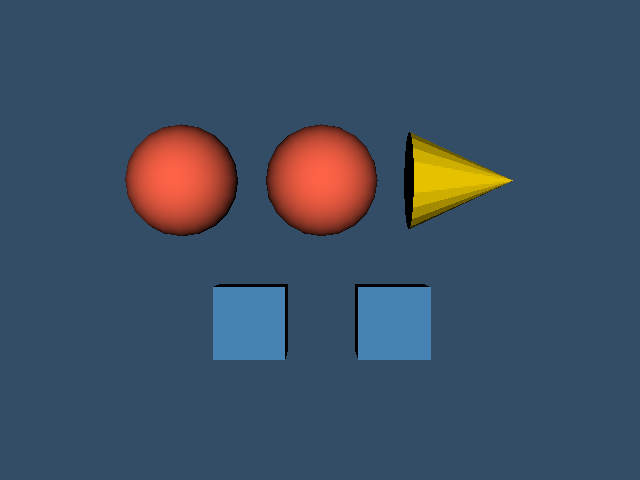

Here is the Python script that generated this plot:
#!/usr/bin/env python

# Demonstrate vtkPartitionedDataSetCollection by grouping multiple
# partitioned datasets into a collection and rendering with per-block coloring.

# Factory overrides: importing these modules registers the OpenGL rendering
# and interaction style implementations for vtkRenderingCore factory classes.
import vtkmodules.vtkInteractionStyle  # noqa: F401
import vtkmodules.vtkRenderingOpenGL2  # noqa: F401
# VTK pipeline classes used in this example
from vtkmodules.vtkCommonDataModel import (
    vtkPartitionedDataSet,
    vtkPartitionedDataSetCollection,
)
from vtkmodules.vtkFiltersSources import (
    vtkConeSource,
    vtkCubeSource,
    vtkSphereSource,
)
from vtkmodules.vtkRenderingCore import (
    vtkActor,
    vtkCompositeDataDisplayAttributes,
    vtkCompositePolyDataMapper,
    vtkRenderWindow,
    vtkRenderWindowInteractor,
    vtkRenderer,
)

# Colors (normalized RGB)
tomato_rgb = (1.0, 0.388, 0.278)
steel_blue_rgb = (0.275, 0.510, 0.706)
gold_rgb = (1.0, 0.843, 0.0)
peach_puff_rgb = (1.0, 0.855, 0.725)
background_rgb = (0.200, 0.302, 0.400)

# Source: generate spheres for the first partitioned dataset
sphere_source_0 = vtkSphereSource()
sphere_source_0.SetCenter(-2.0, 1.0, 0.0)
sphere_source_0.SetRadius(0.8)
sphere_source_0.SetThetaResolution(20)
sphere_source_0.SetPhiResolution(20)
sphere_source_0.Update()

sphere_source_1 = vtkSphereSource()
sphere_source_1.SetCenter(0.0, 1.0, 0.0)
sphere_source_1.SetRadius(0.8)
sphere_source_1.SetThetaResolution(20)
sphere_source_1.SetPhiResolution(20)
sphere_source_1.Update()

# Partitioned dataset 0: two spheres
sphere_partitions = vtkPartitionedDataSet()
sphere_partitions.SetNumberOfPartitions(2)
sphere_partitions.SetPartition(0, sphere_source_0.GetOutput())
sphere_partitions.SetPartition(1, sphere_source_1.GetOutput())

# Source: generate cubes for the second partitioned dataset
cube_source_0 = vtkCubeSource()
cube_source_0.SetCenter(-1.0, -1.0, 0.0)
cube_source_0.Update()

cube_source_1 = vtkCubeSource()
cube_source_1.SetCenter(1.0, -1.0, 0.0)
cube_source_1.Update()

# Partitioned dataset 1: two cubes
cube_partitions = vtkPartitionedDataSet()
cube_partitions.SetNumberOfPartitions(2)
cube_partitions.SetPartition(0, cube_source_0.GetOutput())
cube_partitions.SetPartition(1, cube_source_1.GetOutput())

# Source: generate a cone for the third partitioned dataset
cone_source = vtkConeSource()
cone_source.SetCenter(2.0, 1.0, 0.0)
cone_source.SetRadius(0.7)
cone_source.SetHeight(1.5)
cone_source.SetResolution(20)
cone_source.Update()

# Partitioned dataset 2: one cone
cone_partition = vtkPartitionedDataSet()
cone_partition.SetNumberOfPartitions(1)
cone_partition.SetPartition(0, cone_source.GetOutput())

# Collection: group all partitioned datasets together
partition_collection = vtkPartitionedDataSetCollection()
partition_collection.SetNumberOfPartitionedDataSets(3)
partition_collection.SetPartitionedDataSet(0, sphere_partitions)
partition_collection.SetPartitionedDataSet(1, cube_partitions)
partition_collection.SetPartitionedDataSet(2, cone_partition)

# Mapper: composite-aware mapper with per-block coloring
# Flat indices walk the tree depth-first:
#   0 = collection root
#   1 = sphere_partitions, 2 = sphere_source_0, 3 = sphere_source_1
#   4 = cube_partitions, 5 = cube_source_0, 6 = cube_source_1
#   7 = cone_partition, 8 = cone_source
mapper = vtkCompositePolyDataMapper()
mapper.SetInputDataObject(partition_collection)
display_attributes = vtkCompositeDataDisplayAttributes()
mapper.SetCompositeDataDisplayAttributes(display_attributes)
mapper.SetBlockColor(2, tomato_rgb)
mapper.SetBlockColor(3, tomato_rgb)
mapper.SetBlockColor(5, steel_blue_rgb)
mapper.SetBlockColor(6, steel_blue_rgb)
mapper.SetBlockColor(8, gold_rgb)

# Actor: assign the mapped composite geometry
actor = vtkActor()
actor.SetMapper(mapper)

# Renderer: assemble the scene and configure the camera
renderer = vtkRenderer()
renderer.AddActor(actor)
renderer.SetBackground(background_rgb)

# Render window: display the rendered scene
render_window = vtkRenderWindow()
render_window.AddRenderer(renderer)
render_window.SetWindowName("partitioned dataset collection")
render_window.SetMultiSamples(0)
render_window.SetSize(640, 480)

# Interactor: handle mouse and keyboard events
render_window_interactor = vtkRenderWindowInteractor()
render_window_interactor.SetRenderWindow(render_window)

# Scene: configure the camera
renderer.ResetCamera()

# Start: launch the interactive visualization
render_window_interactor.Initialize()
render_window_interactor.Start()
